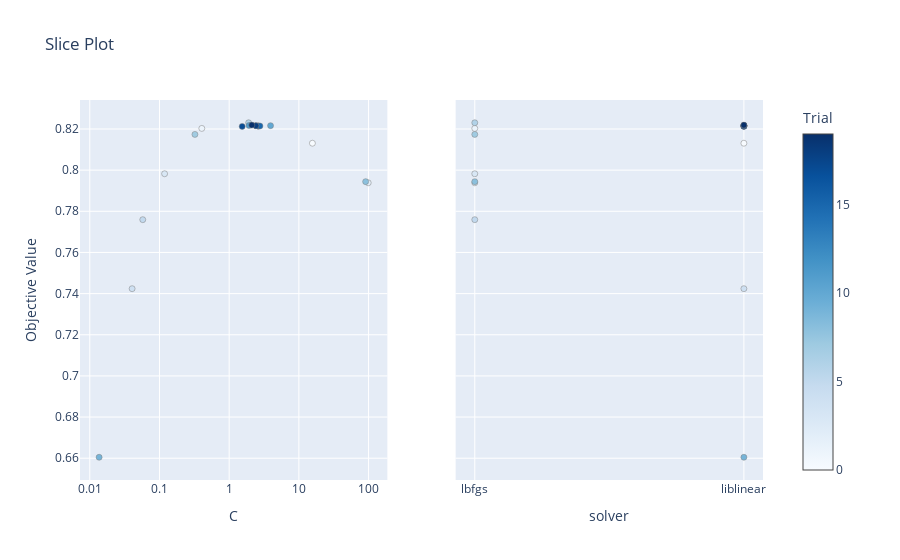

The notebook cell saved with this chart:
### Code cell
vis.plot_slice(study)

### Figure 1 — Plotly figure (JSON) as saved in the notebook; plotly's stock layout.template omitted (floating-point values rounded to 4 significant figures)
{"data": [{"marker": {"color": [0, 1, 2, 3, 4, 5, 6, 7, 8, 9, 10, 11, 12, 13, 14, 15, 16, 17, 18, 19], "colorbar": {"title": {"text": "Trial"}, "x": 1, "xpad": 40}, "colorscale": [[0, "rgb(247,251,255)"], [0.125, "rgb(222,235,247)"], [0.25, "rgb(198,219,239)"], [0.375, "rgb(158,202,225)"], [0.5, "rgb(107,174,214)"], [0.625, "rgb(66,146,198)"], [0.75, "rgb(33,113,181)"], [0.875, "rgb(8,81,156)"], [1, "rgb(8,48,107)"]], "line": {"color": "Grey", "width": 0.5}, "showscale": true}, "mode": "markers", "name": "Feasible Trial", "showlegend": false, "type": "scatter", "x": [15.65, 0.4047, 98.96, 0.1184, 0.04049, 0.05753, 1.9, 0.3226, 90.8, 0.01361, 3.923, 1.926, 2.643, 2.61, 2.587, 2.765, 2.416, 1.537, 2.421, 2.114], "xaxis": "x", "y": [0.8131, 0.8203, 0.7938, 0.7982, 0.7424, 0.7759, 0.823, 0.8174, 0.7944, 0.6605, 0.8216, 0.8217, 0.8214, 0.8214, 0.8214, 0.8215, 0.8216, 0.8213, 0.8216, 0.8219], "yaxis": "y"}, {"marker": {"color": [0, 1, 2, 3, 4, 5, 6, 7, 8, 9, 10, 11, 12, 13, 14, 15, 16, 17, 18, 19], "colorbar": {"title": {"text": "Trial"}, "x": 1, "xpad": 40}, "colorscale": [[0, "rgb(247,251,255)"], [0.125, "rgb(222,235,247)"], [0.25, "rgb(198,219,239)"], [0.375, "rgb(158,202,225)"], [0.5, "rgb(107,174,214)"], [0.625, "rgb(66,146,198)"], [0.75, "rgb(33,113,181)"], [0.875, "rgb(8,81,156)"], [1, "rgb(8,48,107)"]], "line": {"color": "Grey", "width": 0.5}, "showscale": false}, "mode": "markers", "name": "Feasible Trial", "showlegend": false, "type": "scatter", "x": ["liblinear", "lbfgs", "lbfgs", "lbfgs", "liblinear", "lbfgs", "lbfgs", "lbfgs", "lbfgs", "liblinear", "liblinear", "liblinear", "liblinear", "liblinear", "liblinear", "liblinear", "liblinear", "liblinear", "liblinear", "liblinear"], "xaxis": "x2", "y": [0.8131, 0.8203, 0.7938, 0.7982, 0.7424, 0.7759, 0.823, 0.8174, 0.7944, 0.6605, 0.8216, 0.8217, 0.8214, 0.8214, 0.8214, 0.8215, 0.8216, 0.8213, 0.8216, 0.8219], "yaxis": "y2"}], "layout": {"title": {"text": "Slice Plot"}, "xaxis": {"anchor": "y", "domain": [0, 0.45], "title": {"text": "C"}, "type": "log"}, "xaxis2": {"anchor": "y2", "categoryarray": ["lbfgs", "liblinear"], "categoryorder": "array", "domain": [0.55, 1], "title": {"text": "solver"}, "type": "category"}, "yaxis": {"anchor": "x", "domain": [0, 1], "title": {"text": "Objective Value"}}, "yaxis2": {"anchor": "x2", "domain": [0, 1], "matches": "y", "showticklabels": false}}}
